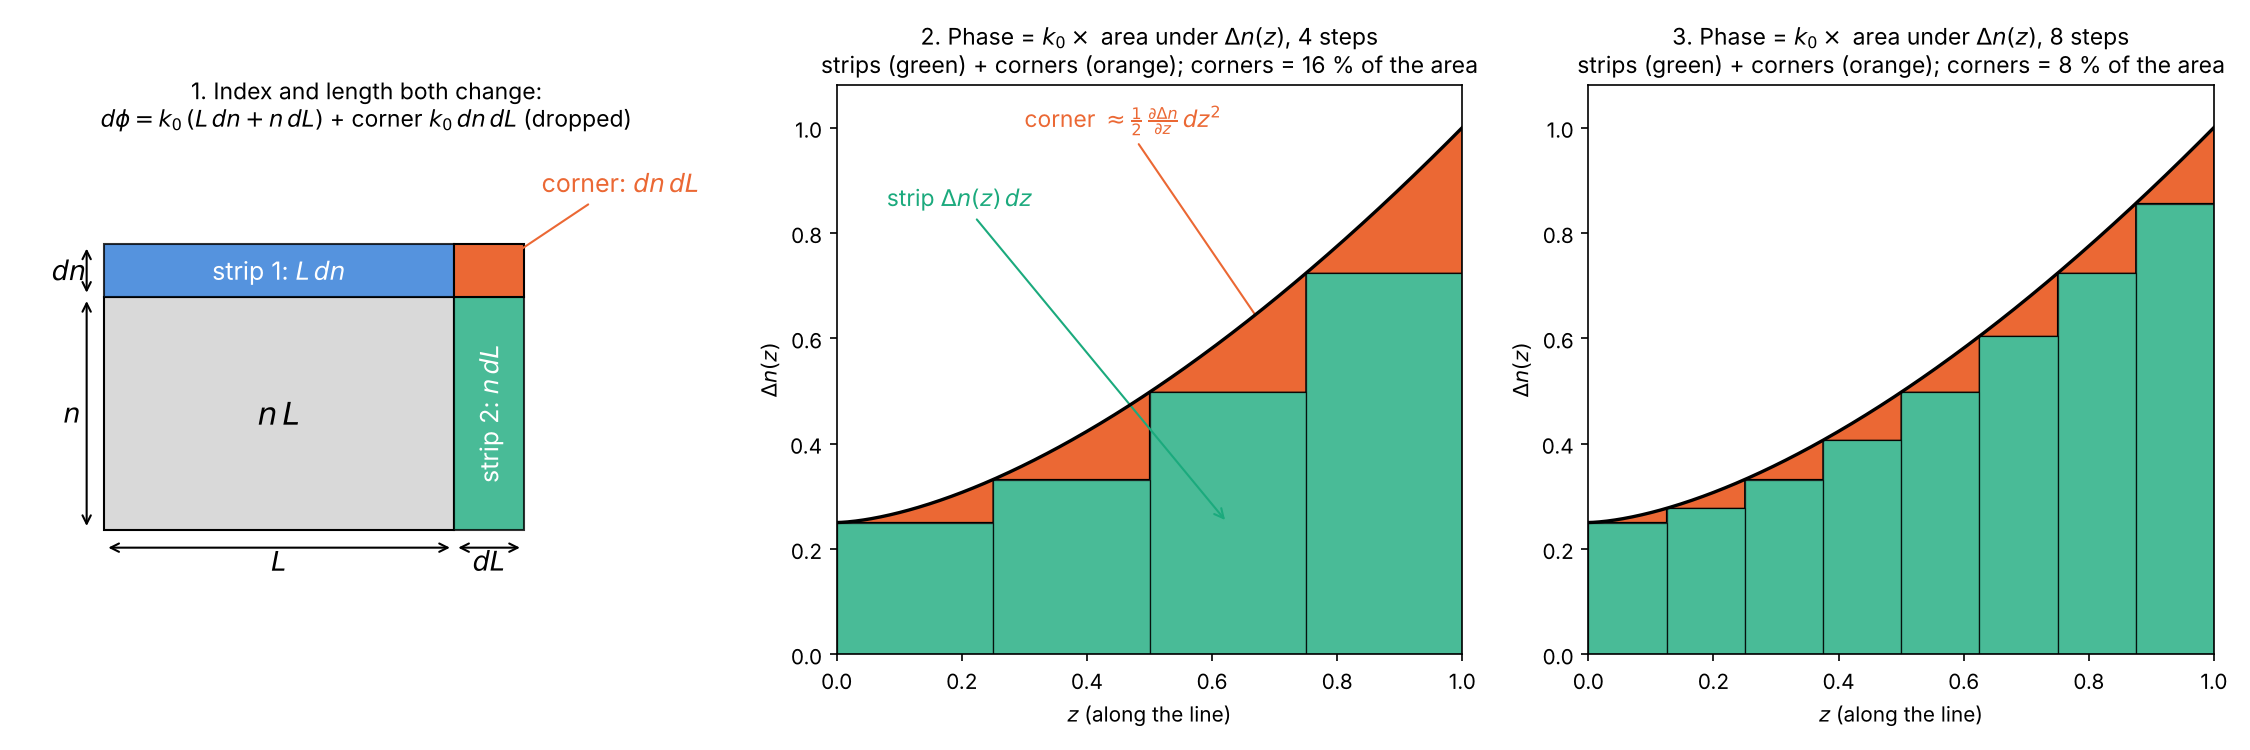

The script that saved this image:
"""Figure for the double-infinitesimal discussion: (left) rectangle k0 n L grown by dn and dL: two strips + corner;
(right) phase = k0 x area under Delta n(z): strips + triangles, for 4 and 8 steps (triangles shrink)."""
import numpy as np, matplotlib
matplotlib.use("Agg"); import matplotlib.pyplot as plt
from matplotlib.patches import Rectangle, Polygon
S1, S2, CO, BASE = "#2a78d6", "#1baa7d", "#eb6834", "#d9d9d9"
fig, ax = plt.subplots(1, 3, figsize=(15, 5), gridspec_kw=dict(width_ratios=[1.1, 1, 1]))

a = ax[0]; L, n, dL, dn = 3.0, 2.0, 0.6, 0.45
a.add_patch(Rectangle((0, 0), L, n, fc=BASE, ec="k"))
a.add_patch(Rectangle((0, n), L, dn, fc=S1, ec="k", alpha=0.8))
a.add_patch(Rectangle((L, 0), dL, n, fc=S2, ec="k", alpha=0.8))
a.add_patch(Rectangle((L, n), dL, dn, fc=CO, ec="k"))
a.text(L / 2, n / 2, r"$n\,L$", ha="center", va="center", fontsize=15)
a.text(L / 2, n + dn / 2, r"strip 1: $L\,dn$", ha="center", va="center", color="w", fontsize=12)
a.text(L + dL / 2, n / 2, r"strip 2: $n\,dL$", ha="center", va="center", color="w", fontsize=12, rotation=90)
a.annotate(r"corner: $dn\,dL$", (L + dL / 2, n + dn / 2), (L + dL + 0.15, n + dn + 0.45), fontsize=12, color=CO,
           arrowprops=dict(arrowstyle="->", color=CO))
a.annotate("", (0, -0.15), (L, -0.15), arrowprops=dict(arrowstyle="<->")); a.text(L / 2, -0.35, r"$L$", ha="center", fontsize=13)
a.annotate("", (L, -0.15), (L + dL, -0.15), arrowprops=dict(arrowstyle="<->")); a.text(L + dL / 2, -0.35, r"$dL$", ha="center", fontsize=13)
a.annotate("", (-0.15, 0), (-0.15, n), arrowprops=dict(arrowstyle="<->")); a.text(-0.35, n / 2, r"$n$", va="center", fontsize=13)
a.annotate("", (-0.15, n), (-0.15, n + dn), arrowprops=dict(arrowstyle="<->")); a.text(-0.45, n + dn / 2, r"$dn$", va="center", fontsize=13)
a.set_xlim(-0.7, L + dL + 1.6); a.set_ylim(-0.6, n + dn + 0.9); a.set_aspect("equal"); a.axis("off")
a.set_title("1. Index and length both change:\n" r"$d\phi = k_0\,(L\,dn + n\,dL)$ + corner $k_0\,dn\,dL$ (dropped)", fontsize=11)

def area(a, N):
    f = lambda z: 0.25 + 0.75 * z ** 1.6          # an index change that grows along z (any smooth curve)
    zz = np.linspace(0, 1, 400); a.plot(zz, f(zz), "k", lw=1.6, zorder=5)
    dz = 1 / N; tri = 0.0
    for i in range(N):
        z0, z1 = i * dz, (i + 1) * dz
        a.add_patch(Rectangle((z0, 0), dz, f(z0), fc=S2, ec="k", lw=0.6, alpha=0.8))
        top = [(z0, f(z0))] + [(z, f(z)) for z in np.linspace(z0, z1, 30)] + [(z1, f(z0))]
        a.add_patch(Polygon(top, fc=CO, ec="k", lw=0.6)); tri += np.trapezoid(f(np.linspace(z0, z1, 200)) - f(z0), np.linspace(z0, z1, 200))
    tot = np.trapezoid(f(zz), zz)
    a.set_xlim(0, 1); a.set_ylim(0, 1.08); a.set_xlabel(r"$z$ (along the line)"); a.set_ylabel(r"$\Delta n(z)$")
    a.set_title(f"{2 if N == 4 else 3}. Phase = $k_0\\times$ area under $\\Delta n(z)$, {N} steps\n"
                f"strips (green) + corners (orange); corners = {tri / tot * 100:.0f} % of the area", fontsize=11)
    if N == 4:
        z0, z1 = 0.5, 0.75
        a.annotate(r"strip $\Delta n(z)\,dz$", (0.625, f(0.5) / 2), (0.08, 0.85), fontsize=11, color=S2,
                   arrowprops=dict(arrowstyle="->", color=S2))
        a.annotate(r"corner $\approx \frac{1}{2}\,\frac{\partial\Delta n}{\partial z}\,dz^2$", (0.7, (f(0.5) + f(0.75)) / 2 - 0.02),
                   (0.3, 1.0), fontsize=11, color=CO, arrowprops=dict(arrowstyle="->", color=CO))
area(ax[1], 4); area(ax[2], 8)
fig.tight_layout(); fig.savefig("infinitesimals.png", dpi=150)
